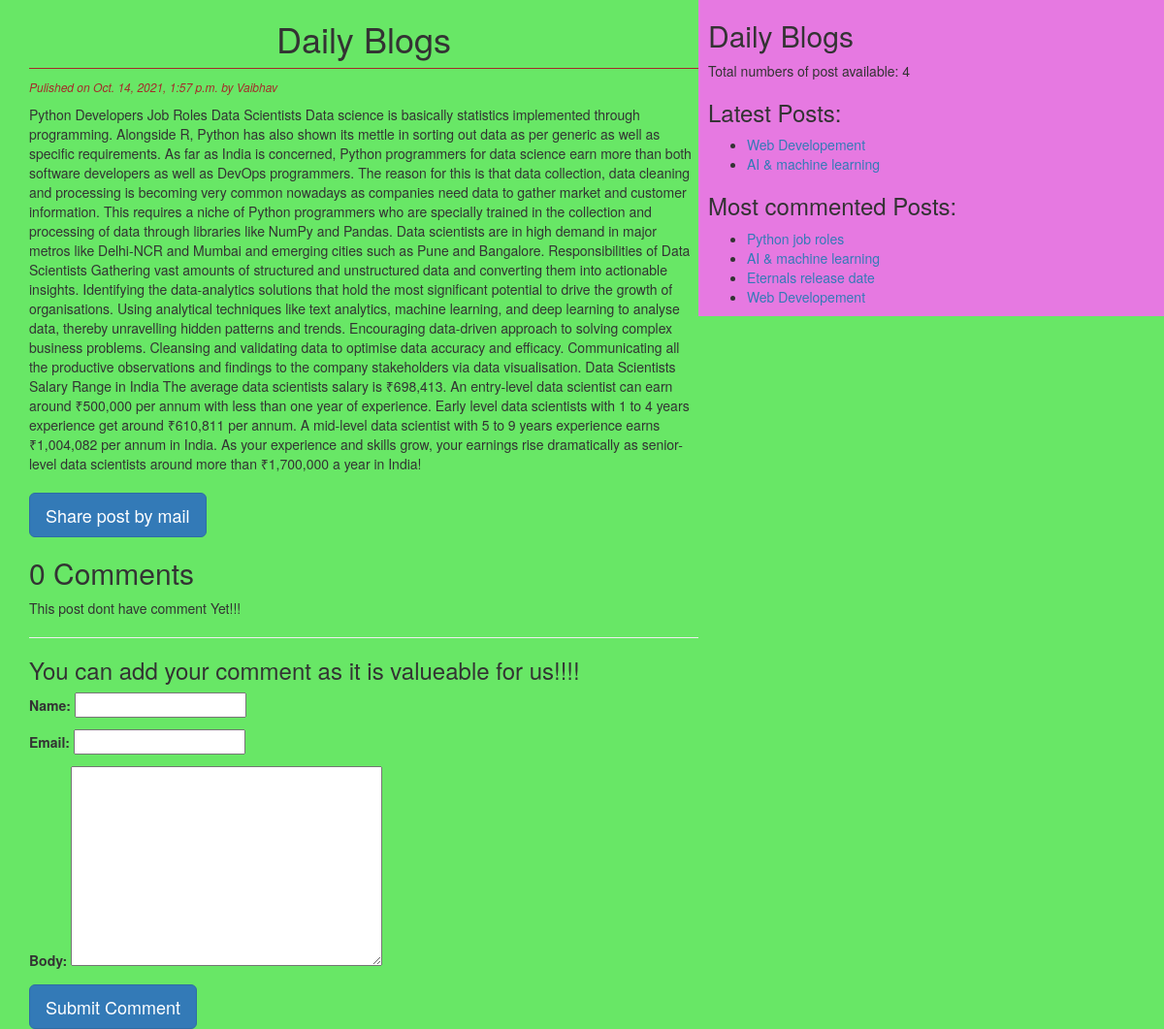
/2021/10/14/python-job-roles, run on the app's committed database.
### blog/models.py (models this page shows, shortened)
class Post(models.Model):
  STATUS_CHOICES = (('draft', 'Draft'),('published', 'Published'))
  title = models.CharField(max_length=256)
  slug = models.SlugField(max_length=264, unique_for_date='publish')
  author = models.ForeignKey(User, on_delete=models.CASCADE, related_name='blog_posts')
  body = models.TextField()
  publish = models.DateTimeField(default=timezone.now)
  created = models.DateTimeField(auto_now_add=True)
  updated = models.DateTimeField(auto_now=True)
  status = models.CharField(max_length=10, choices=STATUS_CHOICES, default='draft')
  objects = CustomModelManager()
  tags = TaggableManager()
  class Meta:
    ordering = ('-publish',)
  def get_absolute_url(self):
    return reverse('post_detail', args=[self.publish.year, self.publish.strftime('%m'), self.publish.strftime('%d'), self.slug])

### blog/views.py (the view)
# urls.py: path('<year>/<month>/<day>/<post>', views.post_detail_view, name="post_detail"),
def post_detail_view(request, year, month, day, post):
  post = get_object_or_404(Post, slug=post,
                                  status='published',
                                  publish__year=year,
                                  publish__month=month,
                                  publish__day=day)
  comments = post.comments.filter(active=True)
  csubmit = False
  if request.method == 'POST':
    form = CommentForm(request.POST)
    if form.is_valid():
      new_comment = form.save(commit=False)
      new_comment.post = post
      new_comment.save()
      csubmit = True
  else:
    form = CommentForm()
  return render(request, 'blog/post_detail.html', {'post':post, 'form':form, 'csubmit':csubmit, 'comments':comments})

### blog/forms.py
class CommentForm(forms.ModelForm):
  class Meta:
    model = Comment
    fields = ('name', 'email', 'body')

### blog/models.py (called while the page is built)
  def get_queryset(self):
    return super().get_queryset().filter(status='published')

### blog/templatetags/blog_tags.py (called while the page is built)
@register.simple_tag(name='my_tag')
def total_posts():
  return Post.objects.count()

@register.inclusion_tag('blog/latest_posts.html')
def show_latest_posts(count=2):
  latest_posts =  Post.objects.order_by('-publish')[:count]
  return {'latest_posts':latest_posts}

@register.simple_tag()
def get_most_commented_posts(count=10):
  return Post.objects.annotate(total_comments=Count('comments')).order_by('total_comments')[:count]

### templates/blog/post_detail.html (shortened to what this page needs)
{% extends 'blog/base.html' %}
  {% block content %}
    <h1>Daily Blogs</h1>
    <p id="date">Pulished on {{post.publish}} by {{post.author|title}}</p>
    {{post.body}}
    <br>
    <br>
    <a href="/{{post.id}}/share" class="btn btn-lg btn-primary">Share post by mail</a>
    {% with comments.count as comments_count %}
      <h2>{{comments.count}} Comment{{comments_count|pluralize}}</h2>
    {% endwith %}
    {% if comments %}
      {% for comment in comments %}
        <p id="ch">Comment by {{comment.name}} on {{comment.created}}</p>
        <div class="cb">{{comment.body|linebreaks}}</div>
      {% endfor %}
      {% else %}
      <p>This post dont have comment Yet!!!</p>
    {% endif %}
    <hr>
    {% if csubmit %}
        <h3>Your comment has been added Successfully</h3>
      {% else %}
        <h3>You can add your comment as it is valueable for us!!!!</h3>
        <form method="post">
          {{form.as_p}}
          <input type="submit" class="btn btn-lg btn-primary" value="Submit Comment">
        </form>
    {% endif %}
  {% endblock content %}

### templates/blog/base.html (shortened to what this page needs)
<!DOCTYPE html>
{% load blog_tags %}
{% load static %}
<html lang="en">
<head>
  <link rel="stylesheet" href="https://maxcdn.bootstrapcdn.com/bootstrap/3.3.7/css/bootstrap.min.css"
>
    <link rel="stylesheet" href="{% static 'css/blog.css' %}">
</head>
<body>
  <div class="content">
    {% block content %}
    {% endblock content %}
  </div>
  <div class="sidebar">
    <h2>Daily Blogs</h2>
    <p>Total numbers of post available: <span id="pcount">{% my_tag %}</span></p>
    <h3>Latest Posts:</h3>{% show_latest_posts %}
    <h3>Most commented Posts:</h3>
    {%get_most_commented_posts as most_commented_posts%}
    <ul>
      {% for post in most_commented_posts %}
        <li><a href="{{post.get_absolute_url}}">{{post.title}}</a></li>
      {% endfor %}
    </ul>
  </div>
</body>
</html>

### templates/blog/latest_posts.html
<ul>
  {% for post in latest_posts %}
    <li><a href="{{post.get_absolute_url}}">{{post.title}}</a></li>
  {% endfor %}
</ul>

### static/css/blog.css (style rules this page uses)
.content { width: 60%; float: left; padding: 0 0 0 30px; background: rgb(104, 231, 102); height: 100%; }
.sidebar { width: 40%; float: right; padding-left: 10px; background: rgb(230, 121, 225); height: 100%; }
h1 { text-align: center; border-bottom: 1px solid brown; padding-bottom: 10px; }
body { background: rgb(104, 231, 102); }
#date { color: brown; font-size: 12px; font-style: italic; }

### data on the page
Post: publish "Oct. 14, 2021, 1:57 p.m.", author "Vaibhav", body "Python Developers Job Roles Data Scientists Data science is basically statistics implemented through programming. Alongside R, Python has also shown its mettle in sorting out data as per generic as well as specific requirements. As far as India is concerned, Python programmers for data science earn more than both software developers as well as DevOps programmers. The reason for this is that data collection, data cleaning and processing is becoming very common nowadays as companies need data to gather market and customer information. This requires a niche of Python programmers who are specially trained in the collection and processing of data through libraries like NumPy and Pandas. Data…", title "Python job roles"
Post: title "Web Developement"
Post: title "AI & machine learning"
Post: title "Eternals release date"

### other printed values
{{ comments.count }} "0"
